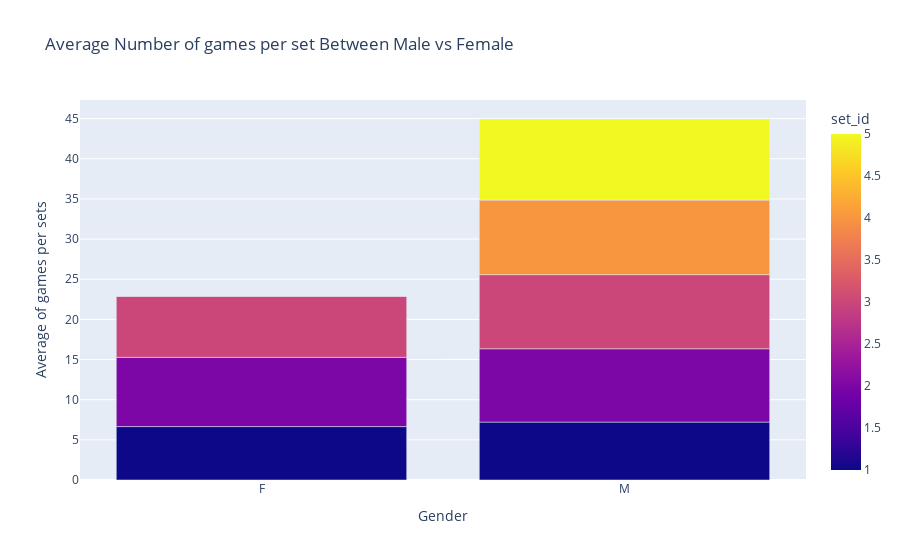

Write notebook code for a chart like this one.
### Code cell
mean_game_per_set_long = mean_game_per_set.stack(future_stack=True).reset_index()
mean_game_per_set_long.columns = ['gender', 'set_id', 'game_id']

# Plotly figure
fig = px.bar(mean_game_per_set_long, x='gender', y='game_id', color='set_id', barmode='group',
             labels={'game_id': 'Average of games per sets', 'gender': 'Gender'},
             title='Average Number of games per set Between Male vs Female')

fig.show()

### Figure 1 — Plotly figure (JSON) as saved in the notebook; plotly's stock layout.template omitted (floating-point values rounded to 4 significant figures)
{"data": [{"alignmentgroup": "True", "hovertemplate": "Gender=%{x}<br>Average of games per sets=%{y}<br>set_id=%{marker.color}<extra></extra>", "legendgroup": "", "marker": {"color": [1, 2, 3, 4, 5, 1, 2, 3, 4, 5], "coloraxis": "coloraxis", "pattern": {"shape": ""}}, "name": "", "offsetgroup": "", "orientation": "v", "showlegend": false, "textposition": "auto", "type": "bar", "x": ["F", "F", "F", "F", "F", "M", "M", "M", "M", "M"], "xaxis": "x", "y": [6.65, 8.62, 7.63, 0, 0, 7.21, 9.13, 9.23, 9.28, 10.1], "yaxis": "y"}], "layout": {"barmode": "group", "coloraxis": {"colorbar": {"title": {"text": "set_id"}}, "colorscale": [[0, "#0d0887"], [0.1111, "#46039f"], [0.2222, "#7201a8"], [0.3333, "#9c179e"], [0.4444, "#bd3786"], [0.5556, "#d8576b"], [0.6667, "#ed7953"], [0.7778, "#fb9f3a"], [0.8889, "#fdca26"], [1, "#f0f921"]]}, "legend": {"tracegroupgap": 0}, "title": {"text": "Average Number of games per set Between Male vs Female"}, "xaxis": {"anchor": "y", "domain": [0, 1], "title": {"text": "Gender"}}, "yaxis": {"anchor": "x", "domain": [0, 1], "title": {"text": "Average of games per sets"}}}}
